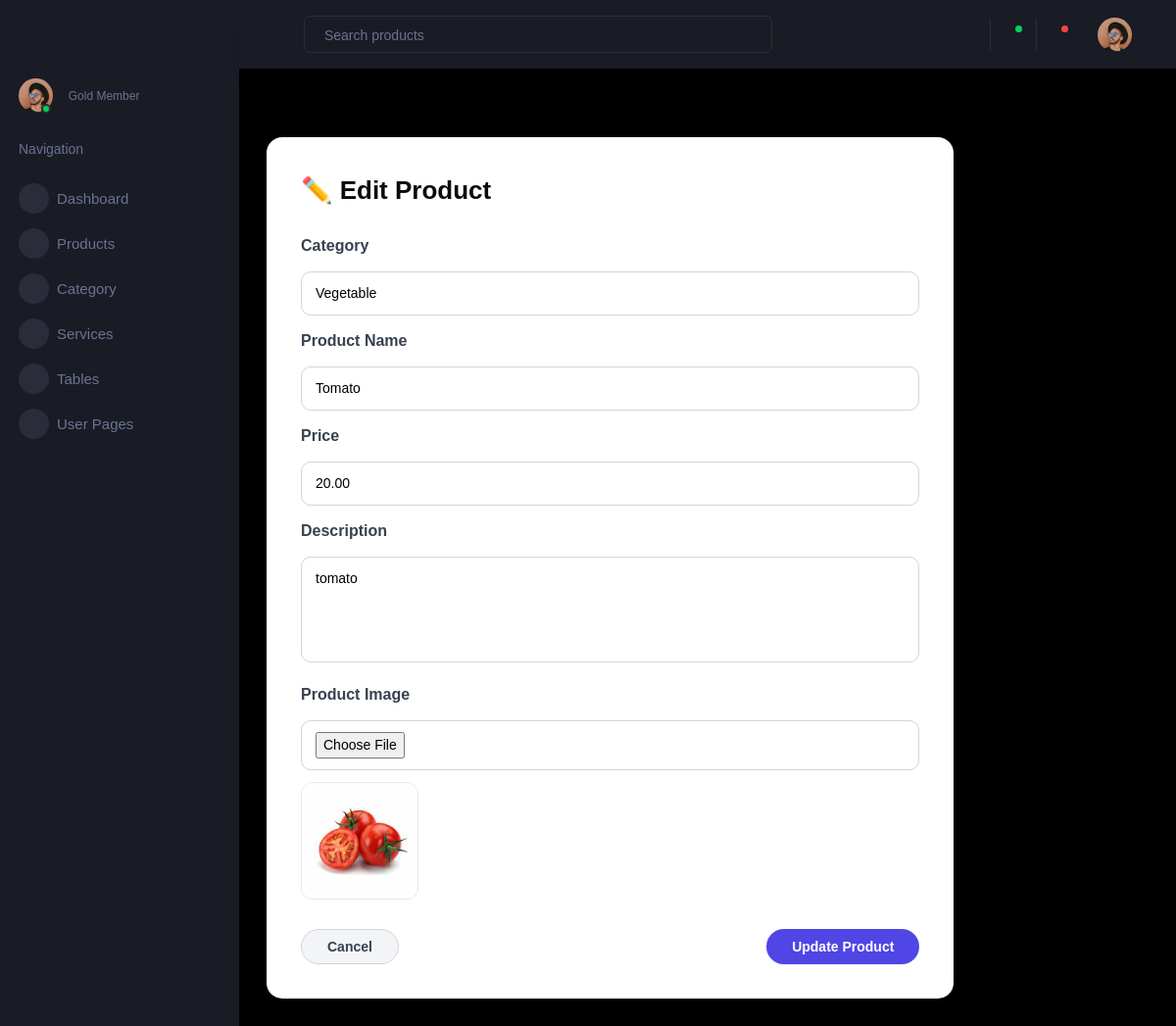
The app's page /store/edit_productpage/1/ with its own data.
### Adminapp/models.py (models this page shows, shortened)
class ProductDb(models.Model):
    ProductName=models.CharField(max_length=100)
    Description=models.TextField()
    Price=models.DecimalField(max_digits=10,decimal_places=2)
    ProductImage=models.ImageField(upload_to="products")
    Category=models.CharField(max_length=50)

### Adminapp/views.py (the view)
# urls.py: path('edit_productpage/<int:prod_id>/',views.edit_productpage,name='edit_productpage'),
def edit_productpage(request,prod_id):
    obj=ProductDb.objects.get(id=prod_id)
    return render(request,"edit_products.html",{"product":obj})

### Adminapp/templates/edit_products.html (shortened to what this page needs)
{% extends 'dashboard.html' %}
{% block content %}
<div class="edit-wrapper">
    <div class="edit-card">
        <div class="edit-title">
            ✏️ Edit Product
        </div>
        <form method="POST" enctype="multipart/form-data" class="edit-form" action="
            {% url 'edit_product' prod_id=product.id %}">
            <label>Category</label>
            <input type="text" name="category" value="{{ product.Category }}" required>
            <label>Product Name</label>
            <input type="text" name="product_name" value="{{ product.ProductName }}" required>
            <label>Price</label>
            <input type="number" step="0.01" name="price" value="{{ product.Price }}" required>
            <label>Description</label>
            <textarea name="description" rows="4" required>{{ product.Description }}</textarea>
            <label>Product Image</label>
            <input type="file" name="product_image">
            <div class="image-preview">
                <img src="{{ product.ProductImage.url }}">
            </div>
            <div class="form-actions">
                <a href="{% url 'view_products' %}" class="btn btn-cancel">Cancel</a>
                <button type="submit" class="btn btn-update">Update Product</button>
            </div>
        </form>
    </div>
</div>
{% endblock %}

### Adminapp/templates/edit_products.html (style rules this page uses)
.edit-wrapper { max-width: 750px; margin: 40px auto; }
.edit-card { background: #ffffff; padding: 35px; border-radius: 16px; box-shadow: 0 12px 30px rgba(0,0,0,0.1); }
.edit-title { font-size: 26px; font-weight: 600; margin-bottom: 25px; color: #0a0b0c; display: flex; align-items: center; gap: 10px; }
.edit-form label { font-weight: 600; margin-top: 14px; display: block; color: #374151; }
.edit-form input, .edit-form textarea, .edit-form select { width: 100%; padding: 11px 14px; margin-top: 6px; border-radius: 10px; border: 1px solid #d1d5db; outline: none; font-size: 14px; }
.image-preview { margin-top: 12px; }
.image-preview img { width: 120px; height: 120px; object-fit: cover; border-radius: 12px; border: 1px solid #e5e7eb; }
.form-actions { display: flex; justify-content: space-between; margin-top: 30px; }
.btn { padding: 10px 26px; border-radius: 25px; font-weight: 600; text-decoration: none; transition: 0.3s; font-size: 14px; }
.btn-update { background: #4f46e5; color: #fff; border: none; }
.btn-cancel { background: #f3f4f6; color: #374151; border: 1px solid #d1d5db; }

### records on screen
ProductDb: category "Vegetable", product_name "Tomato", price "20.00", description "tomato", ProductImage (picture)
